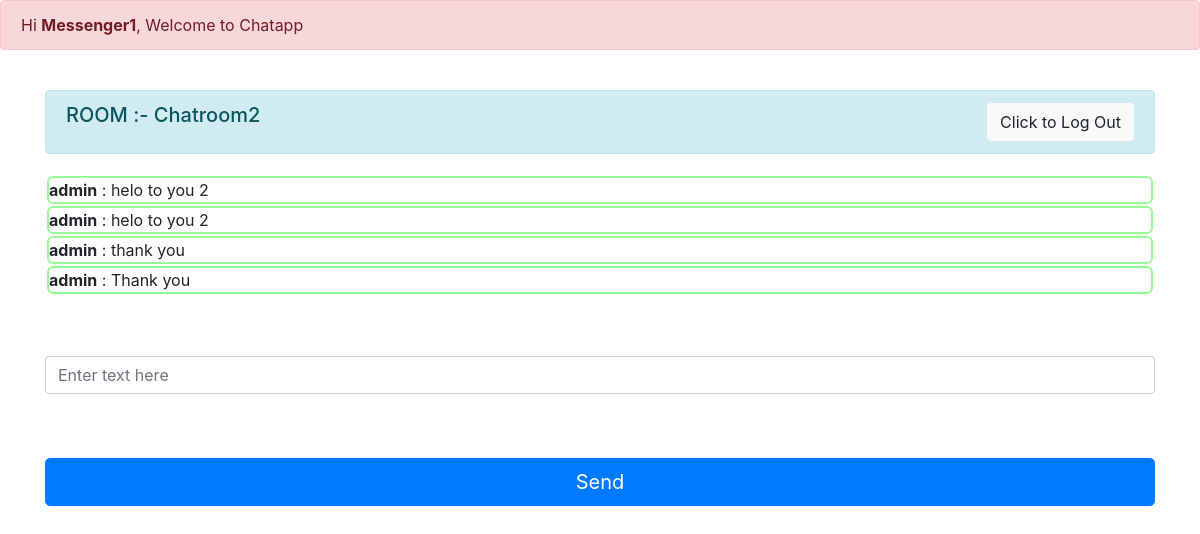
The page /chat_2 (signed in) on the database its author committed.
### chatapp/models.py (models this page shows, shortened)
class Room(models.Model):
    name = models.CharField(max_length=20)
    slug = models.SlugField(max_length=100)

class Message(models.Model):
    user = models.ForeignKey(User, on_delete=models.CASCADE)
    content = models.TextField()
    room = models.ForeignKey(Room, on_delete=models.CASCADE)
    created_on = models.DateTimeField(auto_now_add=True)

### chatapp/views.py (the view)
# urls.py: path("<str:slug>", views.room, name="room"),
def room(request,slug):
    room_name=Room.objects.get(slug=slug).name
    messages=Message.objects.filter(room=Room.objects.get(slug=slug))
    return render(request, "room.html",{"room_name":room_name,"slug":slug,'messages':messages})

### templates/room.html (shortened to what this page needs)
{% extends 'base.html' %}
{% block content %}
{% if user.is_authenticated %}
  <div class="container">
    <div class="row d-flex justify-content-center">
        <div class="col-12">
            <div class="alert alert-info d-flex justify-content-between" role="alert">
              <h5>ROOM :- {{room_name}}</h5>
              <a href="/accounts/logout/">
                <button type="button" class="btn btn-light">Click to Log Out</button>
              </a>
            </div>
            <form>
                <div class="form-group">
                  {% if messages %}
                  <div class="jumbotron" id="chatbox" style="padding: 4px 2px;max-height: 300px;  /* Adjust the max-height as needed */
                  overflow-y: scroll;
                "">
                      {% for message in messages %}
                        <div class="chat-message {% if message.user == request.user %}text-right{% else %}text-left{% endif %}">
                          <b>{{ message.user.username }}</b> : {{ message.content }}<br>
                        </div>
                        {% endfor %}
                  </div>
                  {% else %}
                  <div class="jumbotron" id="chatbox" style="padding: 4px 2px;"></div>
                  <b>No Messages in this Room.</b>
                    {% endif %}
                </div>
                <br/>
                <div class="form-group" style="width: 100%;">
                    <input class="form-control" placeholder="Enter text here" id="my_input" type="text" required></br>
                </div>
                <br/>
                <input class="btn btn-primary btn-lg btn-block" id="submit_button" type="button" value="Send">
            </form>
        </div>
    </div>
</div>
{% endif %}
<br/>
{% endblock %}

### templates/base.html (shortened to what this page needs)
<!doctype html>
<html lang="en">
  <head>
    <link rel="stylesheet" href="https://cdn.jsdelivr.net/npm/bootstrap@4.3.1/dist/css/bootstrap.min.css">
  </head>
  <body>
    {% block header%}
    <div class="alert alert-danger" role="alert">
        Hi <b>{{ user.username }}</b>, Welcome to Chatapp
      </div>
      <br/>
    {% endblock %}
    <main>
      {% block content %}
      {% endblock %}
    </main>
  </body>
</html>

### templates/base.html (style rules this page uses)
.chat-message { width: 100%; border: 2px solid palegreen; border-radius: 6px; margin: 2px 0px; }
.jumbotron { background-color: white; }

### rows shown on the page
Room: name "Chatroom2"
Message: user.username "admin", content "helo to you 2"
Message: user.username "admin", content "helo to you 2"
Message: user.username "admin", content "thank you"
Message: user.username "admin", content "Thank you"

### other values the page prints
{{ user.username }} "Messenger1"
